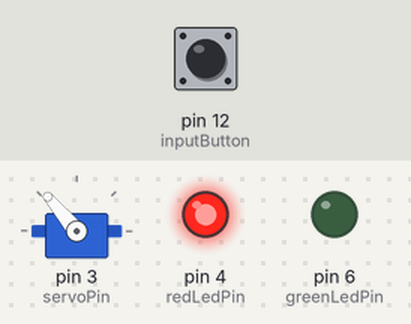
Bench run of a sketch on a simulated Arduino Uno, built with avr-gcc and run on an emulated ATmega328P. On the bench: servo, output pins drawn as LEDs (lit = HIGH). Dashed ring = blinking. The inputs (shaded band) are chosen by the test bench; at power-on: pin 12 (inputButton) LOW. What the sketch prints to the serial monitor is not drawn.

Above: at 1.6 s.
1.7 s: pin 12 (inputButton) pulled HIGH for 1 s
At 3.7 s:
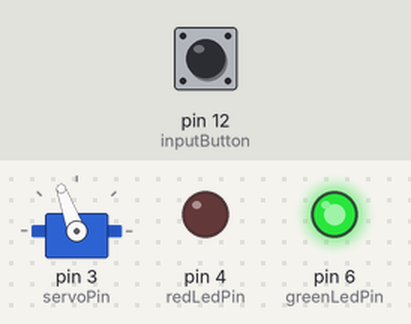
4.7 s: pin 12 (inputButton) pulled HIGH for 0.15 s
At 4.9 s:
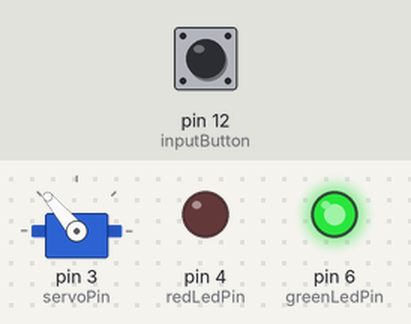
6.5 s: pin 12 (inputButton) pulled HIGH for 3.2 s
At 7.5 s:
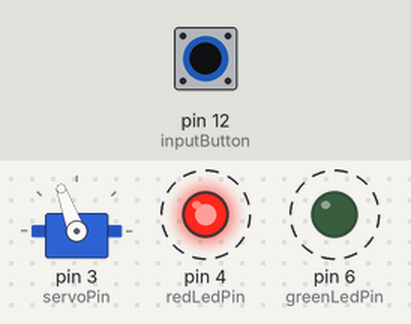
Timing chart, 0 to 11.4 s (numbered marks = the images above; inputs shaded):
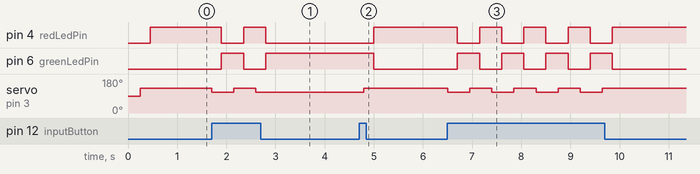

Measured:
- after the input at 1.7 s, pin 4 (redLedPin): HIGH → LOW after 0.20 s, → HIGH 0.45 s later, → LOW 0.45 s later; pin 6 (greenLedPin): LOW → HIGH after 0.20 s, → LOW 0.45 s later, → HIGH 0.45 s later; servo on pin 3 (servoPin): 130° → 110° at once, → 130° 0.45 s later, → 110° 0.45 s later
- after the input at 4.7 s, pin 4 (redLedPin): LOW → HIGH after 0.30 s; pin 6 (greenLedPin): HIGH → LOW after 0.30 s; servo on pin 3 (servoPin): 110° → 130° after 0.10 s
- after the input at 6.5 s, pin 4 (redLedPin): alternates HIGH for 0.45 s and LOW for 0.45 s, 8 changes in all, then stays HIGH, starting after 0.20 s; pin 6 (greenLedPin): alternates HIGH for 0.45 s and LOW for 0.45 s, 8 changes in all, then stays LOW, starting after 0.20 s

The sketch:

safe-door-um.ino
```cpp
#include <Servo.h>

// Pins
int servoPin = 3;
int redLedPin = 4;
int greenLedPin = 6;
int inputButton = 12;
// Values
int servoOpen = 110;
int servoClose = 130;
int inputButtonValue = 0;
// Vars
Servo servoInstance;
int servoPosition;
int btMessage;
bool opened;

void setup() {
  Serial.begin(9600);
  pinMode(redLedPin, OUTPUT);
  pinMode(greenLedPin, OUTPUT);
  pinMode(inputButton, INPUT);
  servoInstance.attach(servoPin); // 650, 2550
  delay(250);

  servoPosition = servoInstance.read();
  if (servoPosition < servoClose) {
    closeDoor();
  }

  Serial.println(servoPosition);
}

void loop() {
  inputButtonValue = digitalRead(inputButton);

  if (Serial.available() > 0) {
    btMessage = Serial.read();
  }

  if ((inputButtonValue == HIGH && !opened) || btMessage == 'a') {
    if (servoPosition > servoOpen) {
      openDoor();
    }
  } else if ((inputButtonValue == HIGH && opened) || btMessage == 'b') {
    if (servoPosition < servoClose) {
      closeDoor();
    }
  }

  delay(250);
}

void openDoor() {
  servoInstance.write(servoOpen);
  delay(200);
  servoPosition = servoInstance.read();
  opened = true;
  digitalWrite(greenLedPin, HIGH);
  digitalWrite(redLedPin, LOW);
}

void closeDoor() {
  servoInstance.write(servoClose);
  delay(200);
  servoPosition = servoInstance.read();
  opened = false;
  digitalWrite(greenLedPin, LOW);
  digitalWrite(redLedPin, HIGH);
}
```
